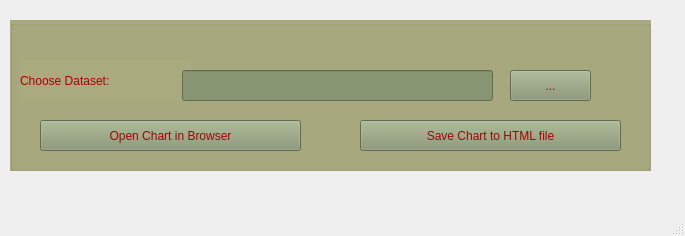
<?xml version="1.0" encoding="UTF-8"?>
<ui version="4.0">
 <class>MainWindow</class>
 <widget class="QMainWindow" name="MainWindow">
  <property name="geometry">
   <rect>
    <x>0</x>
    <y>0</y>
    <width>685</width>
    <height>236</height>
   </rect>
  </property>
  <property name="windowTitle">
   <string>Võ Bích Ngọc k234111406</string>
  </property>
  <widget class="QWidget" name="centralwidget">
   <widget class="QGroupBox" name="groupBox">
    <property name="geometry">
     <rect>
      <x>10</x>
      <y>20</y>
      <width>641</width>
      <height>151</height>
     </rect>
    </property>
    <property name="styleSheet">
     <string notr="true">color: rgb(170, 0, 0);
font: 16pt &quot;MS Shell Dlg 2&quot;;
background-color: rgb(170, 170, 127);</string>
    </property>
    <property name="title">
     <string/>
    </property>
    <widget class="QLabel" name="label">
     <property name="geometry">
      <rect>
       <x>10</x>
       <y>40</y>
       <width>171</width>
       <height>41</height>
      </rect>
     </property>
     <property name="text">
      <string>Choose Dataset:</string>
     </property>
    </widget>
    <widget class="QLineEdit" name="lineEditDataset">
     <property name="geometry">
      <rect>
       <x>172</x>
       <y>50</y>
       <width>311</width>
       <height>31</height>
      </rect>
     </property>
     <property name="styleSheet">
      <string notr="true">color: rgb(170, 0, 0);
font: 16pt &quot;MS Shell Dlg 2&quot;;
background-color: rgb(136, 149, 114);</string>
     </property>
    </widget>
    <widget class="QPushButton" name="pushButtonOpenFile">
     <property name="geometry">
      <rect>
       <x>500</x>
       <y>50</y>
       <width>81</width>
       <height>31</height>
      </rect>
     </property>
     <property name="styleSheet">
      <string notr="true">color: rgb(170, 0, 0);
font: 16pt &quot;MS Shell Dlg 2&quot;;
background-color: rgb(136, 149, 114);</string>
     </property>
     <property name="text">
      <string>...</string>
     </property>
    </widget>
    <widget class="QPushButton" name="pushButtonSaveChart">
     <property name="geometry">
      <rect>
       <x>350</x>
       <y>100</y>
       <width>261</width>
       <height>31</height>
      </rect>
     </property>
     <property name="styleSheet">
      <string notr="true">color: rgb(170, 0, 0);
font: 16pt &quot;MS Shell Dlg 2&quot;;
background-color: rgb(136, 149, 114);</string>
     </property>
     <property name="text">
      <string>Save Chart to HTML file</string>
     </property>
    </widget>
    <widget class="QPushButton" name="pushButtonOpenChart">
     <property name="geometry">
      <rect>
       <x>30</x>
       <y>100</y>
       <width>261</width>
       <height>31</height>
      </rect>
     </property>
     <property name="styleSheet">
      <string notr="true">color: rgb(170, 0, 0);
font: 16pt &quot;MS Shell Dlg 2&quot;;
background-color: rgb(136, 149, 114);</string>
     </property>
     <property name="text">
      <string>Open Chart in Browser</string>
     </property>
    </widget>
   </widget>
  </widget>
  <widget class="QMenuBar" name="menubar">
   <property name="geometry">
    <rect>
     <x>0</x>
     <y>0</y>
     <width>685</width>
     <height>21</height>
    </rect>
   </property>
  </widget>
  <widget class="QStatusBar" name="statusbar"/>
 </widget>
 <resources/>
 <connections/>
</ui>
